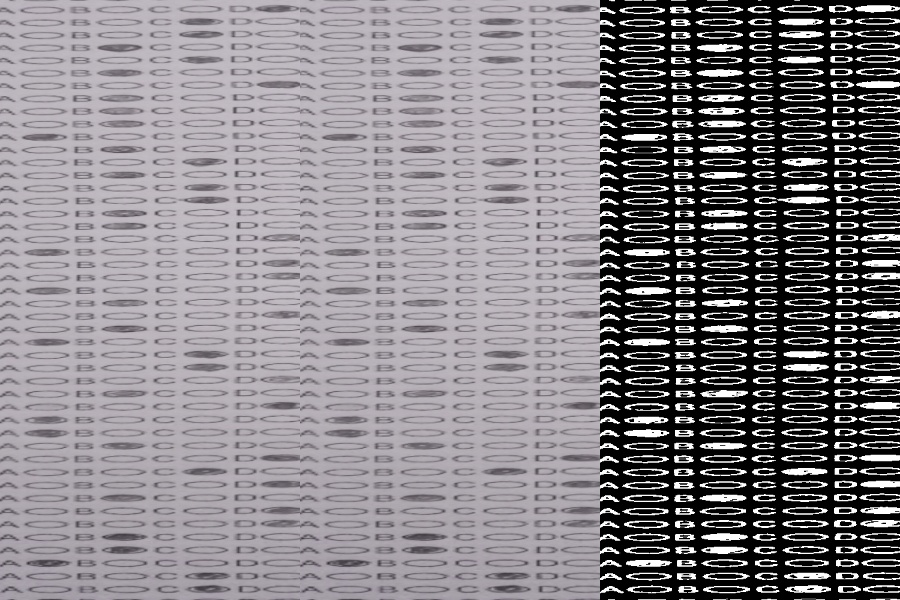
#> input picture simulacros/cv_prototypes/debug_bloque_1.jpg, 900 x 600 px
$ python -i procesar_simulacro.py   (imports and definitions only)
#> lines starting #> are read from the running program, lines starting #| are printed output that depends on the picture; after the words box and inside, x2 and y2 are one past the last pixel; in counts of white or black regions, pixels touching at a corner belong together
#> in extraer_tiras_diagnostico, img_sd is the input picture: shape (600, 900, 3); mean B, G, R 134.7, 130.1, 133.8
#!/usr/bin/env python3
"""
procesar_simulacro.py — Pipeline OMR por tiras verticales.

Uso:
    python3 procesar_simulacro.py S1 imagenes_muestra/SCAN0008_page-0031.jpg
    python3 procesar_simulacro.py S2 imagenes_muestra/SCAN0008_page-0032.jpg
"""
import cv2
import numpy as np
import os
import sys
from django.conf import settings

# ================================================================
# CONSTANTES DE CORTE — Ajustar si los recortes no caen bien
# Imagen estándar: 1275 x 1650 px
# ================================================================

# === CONFIGURACIÓN S1 ===
# Ajustes exactos por columna (X_INI: donde empiezan los círculos, X_FIN: donde terminan)
# Y_INI: Dónde empiezan verticalmente (debajo de los textos), Y_FIN: Dónde terminan en el fondo
S1_CONF = {
    # Columna 1 (Preguntas 1-30)
    'c1_y_ini': 270, 'c1_y_fin': 1430,
    'c1_x_ini': 140, 'c1_x_fin': 350,

    # Columna 2 (Preguntas 31-60)
    'c2_y_ini': 270, 'c2_y_fin': 1430,
    'c2_x_ini': 430, 'c2_x_fin': 630,

    # Columna 3 (Preguntas 61-90)
    'c3_y_ini': 270, 'c3_y_fin': 1420,
    'c3_x_ini': 720, 'c3_x_fin': 920,

    # Columna 4 (Preguntas 91-120)
    'c4_y_ini': 270, 'c4_y_fin': 1430,
    'c4_x_ini': 1010, 'c4_x_fin': 1230
}

# === CONFIGURACIÓN S2 ===
# Control ABSOLUTO por tira.
# y_ini: dónde empieza el corte (header), y_fin: dónde termina el corte (footer)
# x_ini: margen izquierdo, x_fin: margen derecho
S2_CONF = {
    # Tira 1 (P1-48, 4 opciones)
    'c1_y_ini': 210, 'c1_y_fin': 1580,
    'c1_x_ini': 120, 'c1_x_fin': 320,

    # Tira 2a (P49-79, 4 opciones)
    'c2a_y_ini': 200, 'c2a_y_fin': 1220,
    'c2a_x_ini': 370, 'c2a_x_fin': 560,

    # Tira 2b (P80-96, 8 opciones) -> Su propio header para saltar textos intermedios
    'c2b_y_ini': 1220, 'c2b_y_fin': 1520,
    'c2b_x_ini': 385,  'c2b_x_fin': 760,

    # Tira 3 (P97-134, 8 opciones)
    'c3_y_ini': 220, 'c3_y_fin': 1550,
    'c3_x_ini': 830, 'c3_x_fin': 1200,
}

# === CONFIGURACIÓN SD (Simulacro Diagnóstico - 90 Preguntas, 1 sola hoja, 3 columnas) ===
SD_CONF = {
    # Columna 1 (P1-30, 4 opciones)
    'c1_y_ini': 270, 'c1_y_fin': 1430,
    'c1_x_ini': 140, 'c1_x_fin': 350,

    # Columna 2 (P31-60, 4 opciones)
    'c2_y_ini': 270, 'c2_y_fin': 1430,
    'c2_x_ini': 430, 'c2_x_fin': 630,

    # Columna 3a (P61-72, 4 opciones)
    'c3a_y_ini': 270, 'c3a_y_fin': 750,
    'c3a_x_ini': 720, 'c3a_x_fin': 930,

    # Columna 3b (P73-90, 8 opciones)
    'c3b_y_ini': 790, 'c3b_y_fin': 1430,
    'c3b_x_ini': 720, 'c3b_x_fin': 1200,
}

# Umbral de relleno para considerar un círculo como marcado
# Al evaluar solo el "adentro" del círculo, un valor más bajo detecta marcas tenues
UMBRAL_MARCADO = 0.25

# ================================================================

# Tamaño de salida estándar al que se normalizará SIEMPRE la hoja
NORM_W = 1275
NORM_H = 1650


def _ordenar_esquinas(pts):
    """
    Dado un array (4,2) de puntos, retorna [top-left, top-right, bottom-right, bottom-left].
    """
    pts = pts.reshape(4, 2).astype(np.float32)
    s   = pts.sum(axis=1)
    d   = np.diff(pts, axis=1)
    return np.array([
        pts[np.argmin(s)],   # top-left     (menor x+y)
        pts[np.argmin(d)],   # top-right    (menor x-y)
        pts[np.argmax(s)],   # bottom-right (mayor x+y)
        pts[np.argmax(d)],   # bottom-left  (mayor x-y)
    ], dtype=np.float32)


def normalizar_hoja(img, debug_dir=None, base=None):
    """
    Detecta los 4 vértices de la hoja escaneada y aplica warpPerspective
    para producir SIEMPRE una imagen de NORM_W × NORM_H píxeles.

    Si no puede detectar la hoja (fondo sin contraste, imagen muy ruidosa),
    cae en un simple recorte centrado con deskew para no romper el flujo.

    Parámetros de debug opcionales:
      debug_dir — carpeta donde guardar imagen diagnóstica
      base      — prefijo del nombre de archivo
    """
    h_img, w_img = img.shape[:2]

    # 1. Convertir a escala de grises y suavizar
    gray  = cv2.cvtColor(img, cv2.COLOR_BGR2GRAY)
    blur  = cv2.GaussianBlur(gray, (5, 5), 0)
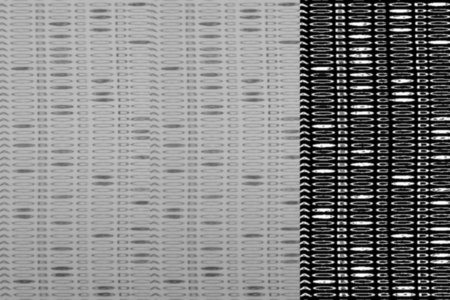
#> blur: shape (600, 900) (shown at 1/2 size); min 0, max 255, mean 131.6

    # 2. Umbralización adaptativa para separar hoja del fondo
    #    El fondo del escáner suele ser negro/gris oscuro; la hoja es blanca.
    _, thresh = cv2.threshold(blur, 0, 255, cv2.THRESH_BINARY + cv2.THRESH_OTSU)
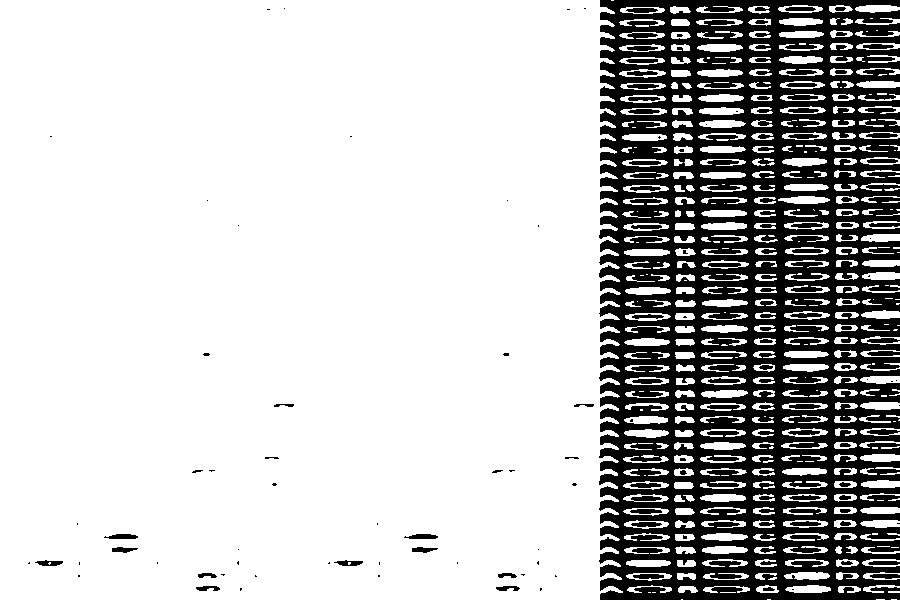
#> thresh: shape (600, 900); 75.7% white; 128 black regions (54 under 20 px), largest, box (x1, y1, x2, y2) and area: (599, 0, 900, 600) 124725, (867, 351, 900, 356) 133, (789, 404, 821, 409) 130

    # 3. Operaciones morfológicas para cerrar pequeños huecos
    kernel = cv2.getStructuringElement(cv2.MORPH_RECT, (15, 15))
    closed = cv2.morphologyEx(thresh, cv2.MORPH_CLOSE, kernel)
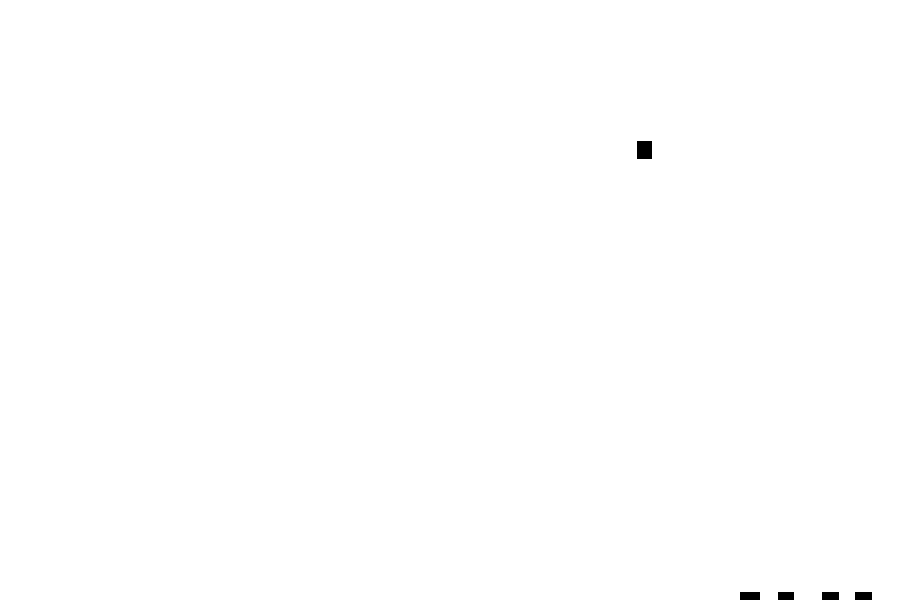
#> closed: shape (600, 900); 99.8% white; 5 black regions

    # 4. Encontrar contornos y quedarnos con el más grande (la hoja)
    contours, _ = cv2.findContours(closed, cv2.RETR_EXTERNAL, cv2.CHAIN_APPROX_SIMPLE)
#> contours = 1 contour; box (x1, y1, x2, y2) and area: (0, 0, 900, 600) 537913
    if not contours:
        return _fallback_deskew(img)

    hoja_cnt = max(contours, key=cv2.contourArea)
#> hoja_cnt = contour of 28 points, box (x1, y1, x2, y2) (0, 0, 900, 600), area 537913

    # La hoja debe ocupar al menos el 40 % de la imagen
    if cv2.contourArea(hoja_cnt) < 0.40 * w_img * h_img:
        return _fallback_deskew(img)

    # 5. Aproximar a polígono cuadrilátero
    peri  = cv2.arcLength(hoja_cnt, True)
#> peri = 3055.3
    approx = cv2.approxPolyDP(hoja_cnt, 0.02 * peri, True)
#> approx = [[0, 0], [0, 599], [899, 599], [899, 0]]

    if len(approx) == 4:
        esquinas = _ordenar_esquinas(approx)
#> in _ordenar_esquinas, `s   = pts.sum(axis=1)`: s = [0, 599, 1498, 899]
#> in _ordenar_esquinas, `d   = np.diff(pts, axis=1)`: d = [0, 599, -300, -899]
#> esquinas = [[0, 0], [899, 0], [899, 599], [0, 599]]
    else:
        # Si no sale exactamente 4 puntos, usamos el bounding rect
        x, y, w, h = cv2.boundingRect(hoja_cnt)
        esquinas = np.array([
            [x,     y    ],
            [x + w, y    ],
            [x + w, y + h],
            [x,     y + h],
        ], dtype=np.float32)

    # 6. Destino: los 4 vértices del tamaño estándar
    dst = np.array([
        [0,      0     ],
        [NORM_W, 0     ],
        [NORM_W, NORM_H],
        [0,      NORM_H],
    ], dtype=np.float32)

    # 7. Perspectiva y warp
    M   = cv2.getPerspectiveTransform(esquinas, dst)
#> M = [[1.42, 0, 0], [0, 2.75, 0], [0, 0, 1]]
    out = cv2.warpPerspective(img, M, (NORM_W, NORM_H),
                              flags=cv2.INTER_CUBIC,
                              borderMode=cv2.BORDER_REPLICATE)
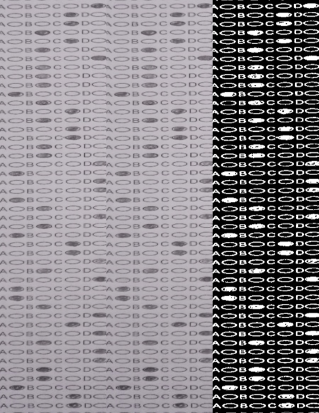
#> out: shape (1650, 1275, 3) (shown at 1/4 size); mean B, G, R 135.2, 130.6, 134.3

    # 8. Debug opcional: guardar imagen con esquinas marcadas
    if debug_dir and base:
        diag = img.copy()
        for pt in esquinas.astype(int):
            cv2.circle(diag, tuple(pt), 12, (0, 0, 255), -1)
        cv2.polylines(diag, [esquinas.astype(int)], True, (0, 255, 0), 3)
        cv2.imwrite(os.path.join(debug_dir, f"{base}_normalizacion.jpg"), diag)

    return out


# [27 lines left out: function _fallback_deskew, not called in this run]


def hacer_tiras(img, modo, user=None):
    """
    Detecta los 4 grandes rectángulos que envuelven a cada columna de opciones.
    Devuelve la imagen recortada. Si la detección dinámica falla, utiliza las
    coordenadas fijas (S1_CONF, S2_CONF) como fallback robusto.
    """
#> called with modo = 'SD'
    gray = cv2.cvtColor(img, cv2.COLOR_BGR2GRAY)
#> gray: shape (1650, 1275)

    # Threshold adaptativo para resaltar trazos negros (como los rectángulos) sobre fondo blanco
    imgThresh = cv2.adaptiveThreshold(
        gray, 255, cv2.ADAPTIVE_THRESH_GAUSSIAN_C,
        cv2.THRESH_BINARY_INV, 51, 10
    )
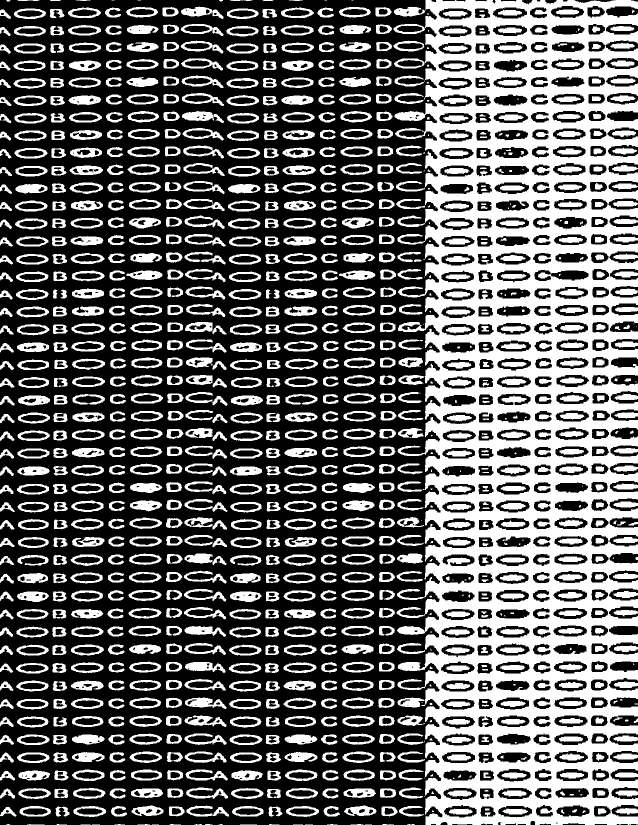
#> imgThresh: shape (1650, 1275) (shown at 1/2 size); 39.1% white; 1142 white regions (121 under 20 px), largest, box (x1, y1, x2, y2) and area: (789, 0, 1275, 1650) 410816, (364, 222, 448, 246) 1107, (370, 1324, 451, 1346) 1061

    # Unir líneas rotas por el escáner o deterioro
    kernel = cv2.getStructuringElement(cv2.MORPH_RECT, (5, 5))
    imgThresh_closed = cv2.morphologyEx(imgThresh, cv2.MORPH_CLOSE, kernel)
#> imgThresh_closed: shape (1650, 1275); 40.8% white; 699 white regions (34 under 20 px)

    # Encontrar contornos
    contours, _ = cv2.findContours(imgThresh_closed, cv2.RETR_LIST, cv2.CHAIN_APPROX_SIMPLE)
#> contours = 1917 contours, 63 with area under 20; largest, box (x1, y1, x2, y2) and area: (752, 0, 1275, 1650) 690339, (332, 398, 449, 422) 1686, (330, 362, 449, 388) 1686, (327, 81, 447, 107) 1669, (326, 48, 447, 72) 1663
#> (the rest of the program and of its run is left out)
